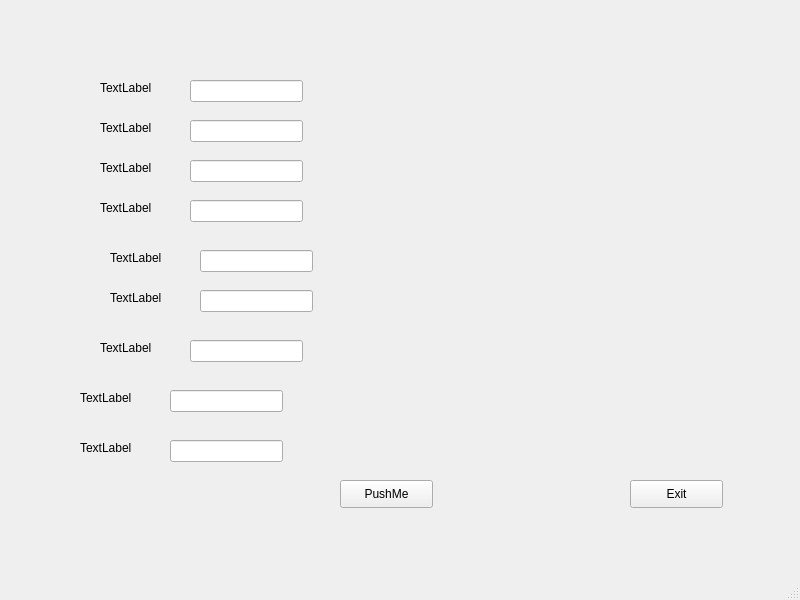
<?xml version="1.0" encoding="UTF-8"?>
<ui version="4.0">
 <class>MainWindow</class>
 <widget class="QMainWindow" name="MainWindow">
  <property name="geometry">
   <rect>
    <x>0</x>
    <y>0</y>
    <width>800</width>
    <height>600</height>
   </rect>
  </property>
  <property name="windowTitle">
   <string>MainWindow</string>
  </property>
  <widget class="QWidget" name="centralwidget">
   <widget class="QLabel" name="label">
    <property name="geometry">
     <rect>
      <x>100</x>
      <y>80</y>
      <width>58</width>
      <height>15</height>
     </rect>
    </property>
    <property name="text">
     <string>TextLabel</string>
    </property>
   </widget>
   <widget class="QLineEdit" name="lineEdit">
    <property name="geometry">
     <rect>
      <x>190</x>
      <y>80</y>
      <width>113</width>
      <height>22</height>
     </rect>
    </property>
   </widget>
   <widget class="QLabel" name="label_2">
    <property name="geometry">
     <rect>
      <x>100</x>
      <y>120</y>
      <width>58</width>
      <height>15</height>
     </rect>
    </property>
    <property name="text">
     <string>TextLabel</string>
    </property>
   </widget>
   <widget class="QLineEdit" name="lineEdit_2">
    <property name="geometry">
     <rect>
      <x>190</x>
      <y>120</y>
      <width>113</width>
      <height>22</height>
     </rect>
    </property>
   </widget>
   <widget class="QLabel" name="label_3">
    <property name="geometry">
     <rect>
      <x>100</x>
      <y>160</y>
      <width>58</width>
      <height>15</height>
     </rect>
    </property>
    <property name="text">
     <string>TextLabel</string>
    </property>
   </widget>
   <widget class="QLineEdit" name="lineEdit_3">
    <property name="geometry">
     <rect>
      <x>190</x>
      <y>160</y>
      <width>113</width>
      <height>22</height>
     </rect>
    </property>
   </widget>
   <widget class="QLabel" name="label_4">
    <property name="geometry">
     <rect>
      <x>100</x>
      <y>200</y>
      <width>58</width>
      <height>15</height>
     </rect>
    </property>
    <property name="text">
     <string>TextLabel</string>
    </property>
   </widget>
   <widget class="QLineEdit" name="lineEdit_4">
    <property name="geometry">
     <rect>
      <x>190</x>
      <y>200</y>
      <width>113</width>
      <height>22</height>
     </rect>
    </property>
   </widget>
   <widget class="QLabel" name="label_5">
    <property name="geometry">
     <rect>
      <x>110</x>
      <y>250</y>
      <width>58</width>
      <height>15</height>
     </rect>
    </property>
    <property name="text">
     <string>TextLabel</string>
    </property>
   </widget>
   <widget class="QLineEdit" name="lineEdit_5">
    <property name="geometry">
     <rect>
      <x>200</x>
      <y>250</y>
      <width>113</width>
      <height>22</height>
     </rect>
    </property>
   </widget>
   <widget class="QLabel" name="label_6">
    <property name="geometry">
     <rect>
      <x>110</x>
      <y>290</y>
      <width>58</width>
      <height>15</height>
     </rect>
    </property>
    <property name="text">
     <string>TextLabel</string>
    </property>
   </widget>
   <widget class="QLineEdit" name="lineEdit_6">
    <property name="geometry">
     <rect>
      <x>200</x>
      <y>290</y>
      <width>113</width>
      <height>22</height>
     </rect>
    </property>
   </widget>
   <widget class="QLineEdit" name="lineEdit_7">
    <property name="geometry">
     <rect>
      <x>190</x>
      <y>340</y>
      <width>113</width>
      <height>22</height>
     </rect>
    </property>
   </widget>
   <widget class="QLabel" name="label_7">
    <property name="geometry">
     <rect>
      <x>100</x>
      <y>340</y>
      <width>58</width>
      <height>15</height>
     </rect>
    </property>
    <property name="text">
     <string>TextLabel</string>
    </property>
   </widget>
   <widget class="QLineEdit" name="lineEdit_8">
    <property name="geometry">
     <rect>
      <x>170</x>
      <y>390</y>
      <width>113</width>
      <height>22</height>
     </rect>
    </property>
   </widget>
   <widget class="QLabel" name="label_8">
    <property name="geometry">
     <rect>
      <x>80</x>
      <y>390</y>
      <width>58</width>
      <height>15</height>
     </rect>
    </property>
    <property name="text">
     <string>TextLabel</string>
    </property>
   </widget>
   <widget class="QLineEdit" name="lineEdit_9">
    <property name="geometry">
     <rect>
      <x>170</x>
      <y>440</y>
      <width>113</width>
      <height>22</height>
     </rect>
    </property>
   </widget>
   <widget class="QLabel" name="label_9">
    <property name="geometry">
     <rect>
      <x>80</x>
      <y>440</y>
      <width>58</width>
      <height>15</height>
     </rect>
    </property>
    <property name="text">
     <string>TextLabel</string>
    </property>
   </widget>
   <widget class="QPushButton" name="pushButton">
    <property name="geometry">
     <rect>
      <x>630</x>
      <y>480</y>
      <width>93</width>
      <height>28</height>
     </rect>
    </property>
    <property name="text">
     <string>Exit</string>
    </property>
   </widget>
   <widget class="QPushButton" name="pushButton_2">
    <property name="geometry">
     <rect>
      <x>340</x>
      <y>480</y>
      <width>93</width>
      <height>28</height>
     </rect>
    </property>
    <property name="text">
     <string>PushMe</string>
    </property>
   </widget>
  </widget>
  <widget class="QMenuBar" name="menubar">
   <property name="geometry">
    <rect>
     <x>0</x>
     <y>0</y>
     <width>800</width>
     <height>25</height>
    </rect>
   </property>
  </widget>
  <widget class="QStatusBar" name="statusbar"/>
 </widget>
 <resources/>
 <connections/>
</ui>
